Frame 1 (no input): blank canvas, image omitted
Frame 60 (no input): blank canvas, image omitted
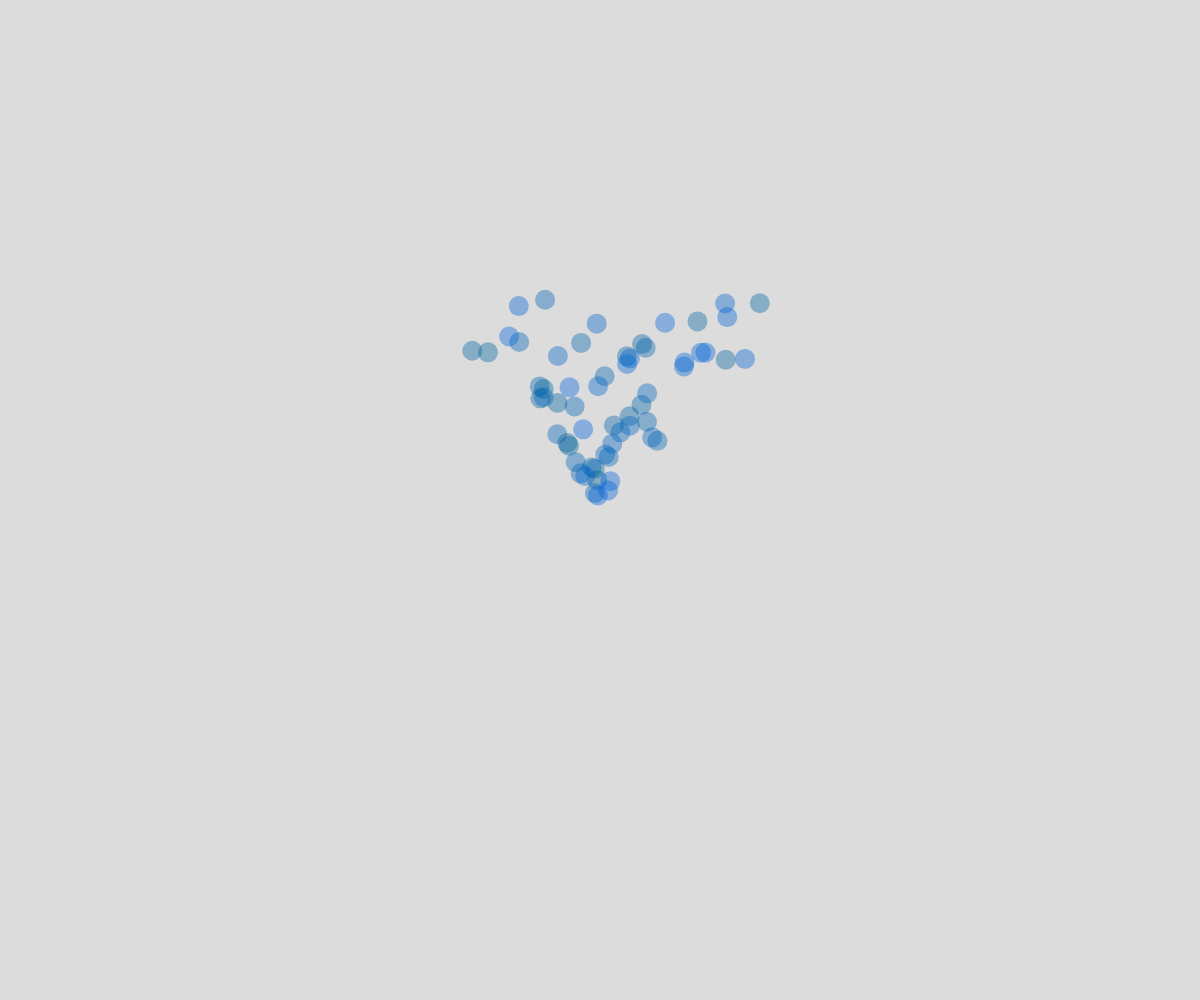
Frame 120 (the mouse pressed at the canvas centre since frame 60)

The p5.js sketch whose frames 1 and 60 were blank and that drew this single picture after the mouse press (run headless with seeded random() and noise() and a simulated clock; from frame 60 on, the mouse is pressed at the canvas centre):

// p5.js sketch
// ── sketch.js
// Working with Forces
// Adam Abouelela
// April 22, 2024
// Making a simple particle system (using vectors)

let particles = [];
let acc;

function setup() {
  createCanvas(windowWidth, windowHeight);
  noStroke();
  ellipseMode(CENTER);
  acc = createVector(0,0.03);
}

function draw() {
  background(220);
  particles.push(new Particle(mouseX, mouseY));
  for (p in particles){
    particles[p].action();
    if (! particles[p].alive){
      particles.splice(p,1);
      p--;
    }
  }
}

class Particle{
  constructor(x, y){
    this.pos = createVector(x,y);
    this.vel = createVector(random(-3,3),random(-5,-3));
    this.s = 20;
    this.c = color(0, 100, random(150,225), 100);
    this.alive = true;
  }

  move(){
    this.vel.add(acc);
    this.pos.add(this.vel);

    if (this.pos.x <= 0){
      this.pos.x = 0;
      this.vel.x *= -1
    }

    if (this.pos.x >= width){
      this.pos.x = width;
      this.vel.x *= -1
    }
  }

  display(){
    fill(this.c);
    push();
    translate(this.pos.x, this.pos.y)
    circle(0,0,this.s);
    pop();
  }

  action(){
    this.move();
    this.display();
    if (this.pos.y > height){this.alive = false;}
  }
}
